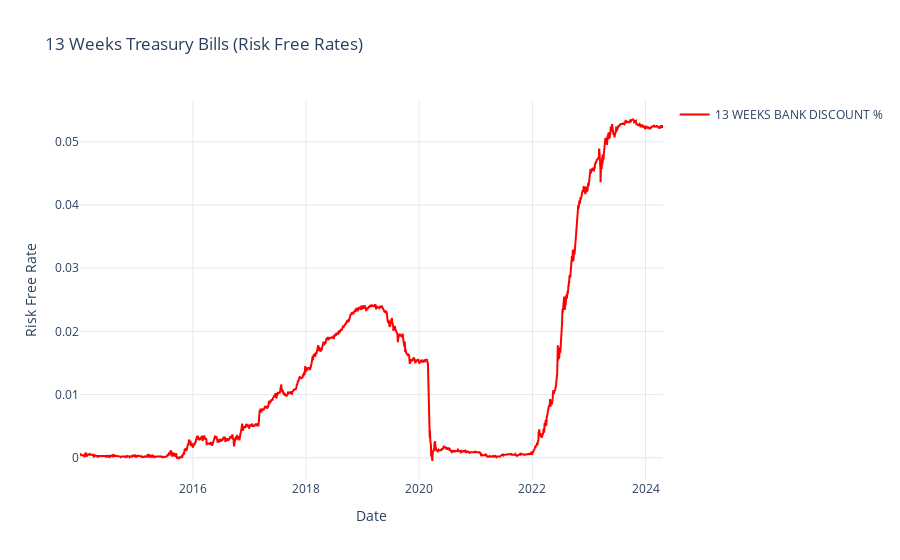

The cell this chart's notebook holds for it:
### Code cell
# Sample DataFrame - replace 'rate' with your actual DataFrame variable name
# rate = pd.read_csv('your_data.csv')

# Assuming 'Date' is already in datetime format; if not, convert it:
# rate['Date'] = pd.to_datetime(rate['Date'])

# Create trace
trace = go.Scatter(x=rate['Date'], y=rate['Risk Free Rate'], mode='lines', name='13 WEEKS BANK DISCOUNT %', line=dict(color='red'))

# Create the figure
fig = go.Figure(data=[trace])

# Update layout
fig.update_layout(
    title='13 Weeks Treasury Bills (Risk Free Rates)',
    xaxis_title='Date',
    yaxis_title='Risk Free Rate',
    hovermode='x unified',
    template='plotly_white'  # This adds a clean white background similar to your Matplotlib style
)

# Add grid lines
fig.update_xaxes(showgrid=True, gridwidth=0.5, gridcolor='lightgrey')
fig.update_yaxes(showgrid=True, gridwidth=0.5, gridcolor='lightgrey')

# Remove right and top lines
fig.update_layout(showlegend=True, plot_bgcolor='white', xaxis_showspikes=True, yaxis_showspikes=True)

# Show the plot
fig.show()

### Figure 1 — Plotly figure (JSON) as saved in the notebook; plotly's stock layout.template omitted (floating-point values rounded to 4 significant figures; data arrays with more than 128 entries replaced by an {"elided": "..."} marker saying what was removed)
{"data": [{"line": {"color": "red"}, "mode": "lines", "name": "13 WEEKS BANK DISCOUNT %", "type": "scatter", "x": {"elided": "2579 str values"}, "y": {"elided": "2579 float values"}}], "layout": {"hovermode": "x unified", "plot_bgcolor": "white", "showlegend": true, "title": {"text": "13 Weeks Treasury Bills (Risk Free Rates)"}, "xaxis": {"gridcolor": "lightgrey", "gridwidth": 0.5, "showgrid": true, "showspikes": true, "title": {"text": "Date"}}, "yaxis": {"gridcolor": "lightgrey", "gridwidth": 0.5, "showgrid": true, "showspikes": true, "title": {"text": "Risk Free Rate"}}}}
